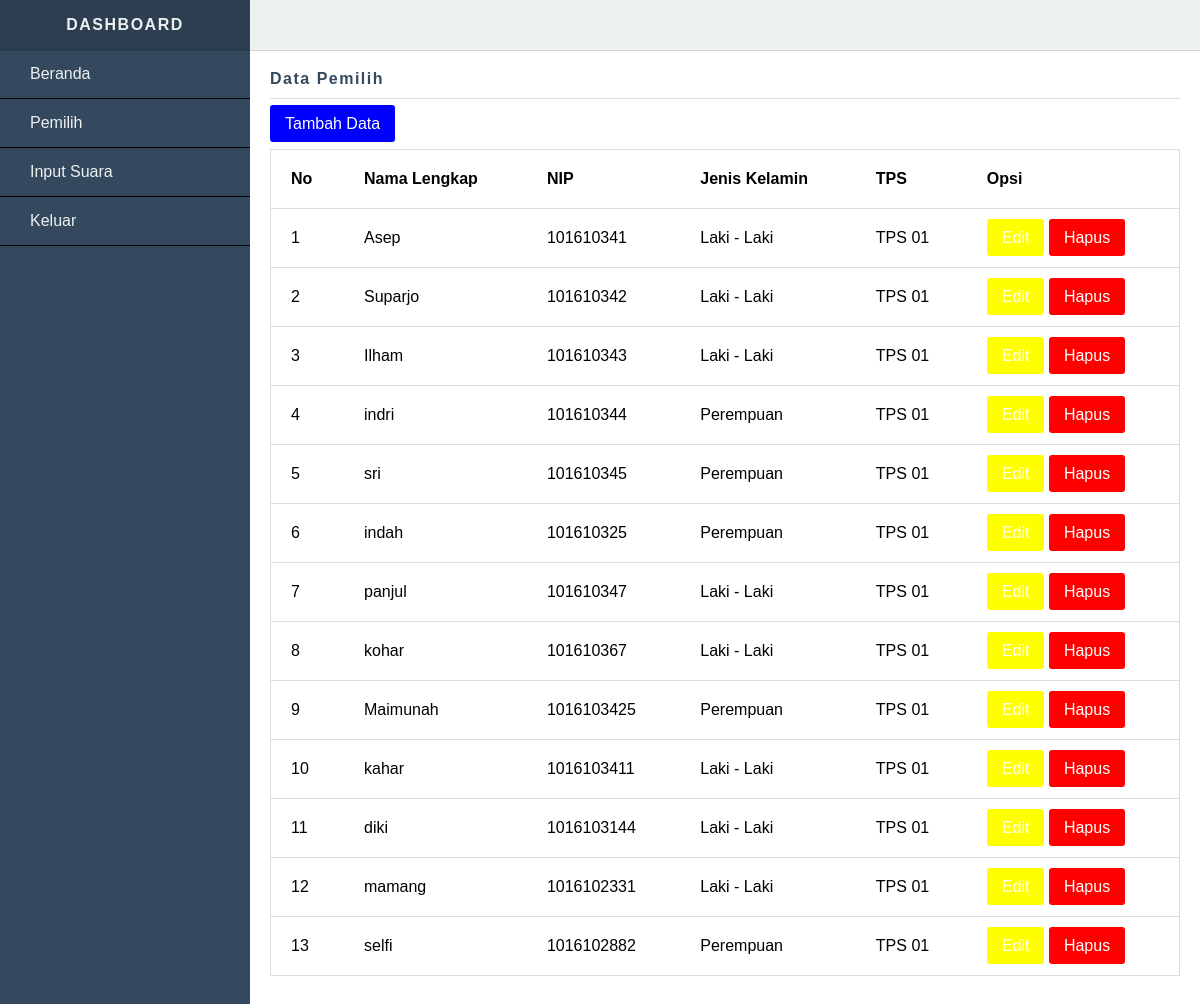
The page /dashboard/template.php?open=Pemilih (signed in) on the database its author committed.
### tables this page shows
CREATE TABLE `pemilih` (
  `IDPemilih` char(5) NOT NULL,
  `NamaLengkap` varchar(50) NOT NULL,
  `NIP` char(30) NOT NULL,
  `JenisKelamin` enum('Laki - Laki','Perempuan') NOT NULL,
  `IDTps` char(5) NOT NULL
);

CREATE TABLE `tps` (
  `IDTps` char(5) NOT NULL,
  `KategoriTPS` varchar(20) NOT NULL,
  `JadwalPelaksanaan` date NOT NULL,
  `JumlahPemilih` int(11) NOT NULL,
  `JumlahSaksi` int(11) NOT NULL
);

### dashboard/pemilih/index.php (the view)
<div class="page-header">Data Pemilih</div>
<p>
    <a href="?open=Pemilih-Tambah" class="btn btn-primary">Tambah Data</a>
</p>
<div class="table-responsive">
    <table class="table-style">
        <thead>
            <tr>
                <th>No</th>
                <th>Nama Lengkap</th>
                <th>NIP</th>
                <th>Jenis Kelamin</th>
                <th>TPS</th>
                <th>Opsi</th>
            </tr>
        </thead>
        <?php
        $no = 0;
        $mysql = mysqli_query($koneksi, "SELECT * FROM pemilih, tps WHERE pemilih.IDTps = tps.IDTps") or die ("query error");
        while($data = mysqli_fetch_array($mysql))
        {
            $no++;
        ?>
        <tbody>
            <tr>
                <td><?= $no; ?></td>
                <td><?= $data['NamaLengkap']; ?></td>
                <td><?= $data['NIP']; ?></td>
                <td><?= $data['JenisKelamin']; ?></td>
                <td><?= $data['KategoriTPS']; ?></td>
                <td>
                    <a href="?open=Pemilih-Edit&id=<?= $data['IDPemilih']; ?>" class="btn btn-warning">Edit</a>
                    <a href="pemilih/hapus.php?id=<?= $data['IDPemilih']; ?>" class="btn btn-danger" onclick="return attention('Yakin ingin menghapus data ini?')">Hapus</a>
                </td>
            </tr>
        </tbody>
        <?php } ?>
    </table>
</div>

### assets/css/template.css (style rules this page uses)
* { -webkit-box-sizing:border-box; box-sizing:border-box; }
html, body { width:100%; height:100%; }
body { margin:0; padding:0; font-family:arial; }
.page-header { padding-bottom:10px; margin-bottom:10px; border-bottom:1px solid #dcdcdc; letter-spacing:1.5px; font-weight:bold; color:#34495e; }
.btn { padding:10px 15px; color:#fff; text-decoration:none; cursor:pointer; border-radius:3px; border:none; }
.btn-primary { background-color:blue; }
.btn-warning { background-color:yellow; }
.btn-danger { background-color:red; }
.table-responsive { overflow:auto; }
.table-style { border:1px solid #dcdcdc; width:100%; padding:20px; border-collapse:collapse; margin-bottom:20px; }
.table-style thead th { padding:20px; text-align:left; }
.table-style tbody td { padding:20px; border-top:1px solid #dcdcdc; text-align:left; }

### rows shown on the page
pemilih: NamaLengkap "Asep", NIP "101610341", JenisKelamin "Laki - Laki", IDTps.KategoriTPS "TPS 01"
pemilih: NamaLengkap "Suparjo", NIP "101610342", JenisKelamin "Laki - Laki", IDTps.KategoriTPS "TPS 01"
pemilih: NamaLengkap "Ilham", NIP "101610343", JenisKelamin "Laki - Laki", IDTps.KategoriTPS "TPS 01"
pemilih: NamaLengkap "indri", NIP "101610344", JenisKelamin "Perempuan", IDTps.KategoriTPS "TPS 01"
pemilih: NamaLengkap "sri", NIP "101610345", JenisKelamin "Perempuan", IDTps.KategoriTPS "TPS 01"
pemilih: NamaLengkap "indah", NIP "101610325", JenisKelamin "Perempuan", IDTps.KategoriTPS "TPS 01"
pemilih: NamaLengkap "panjul", NIP "101610347", JenisKelamin "Laki - Laki", IDTps.KategoriTPS "TPS 01"
pemilih: NamaLengkap "kohar", NIP "101610367", JenisKelamin "Laki - Laki", IDTps.KategoriTPS "TPS 01"
pemilih: NamaLengkap "Maimunah", NIP "1016103425", JenisKelamin "Perempuan", IDTps.KategoriTPS "TPS 01"
pemilih: NamaLengkap "kahar", NIP "1016103411", JenisKelamin "Laki - Laki", IDTps.KategoriTPS "TPS 01"
pemilih: NamaLengkap "diki", NIP "1016103144", JenisKelamin "Laki - Laki", IDTps.KategoriTPS "TPS 01"
pemilih: NamaLengkap "mamang", NIP "1016102331", JenisKelamin "Laki - Laki", IDTps.KategoriTPS "TPS 01"
pemilih: NamaLengkap "selfi", NIP "1016102882", JenisKelamin "Perempuan", IDTps.KategoriTPS "TPS 01"
